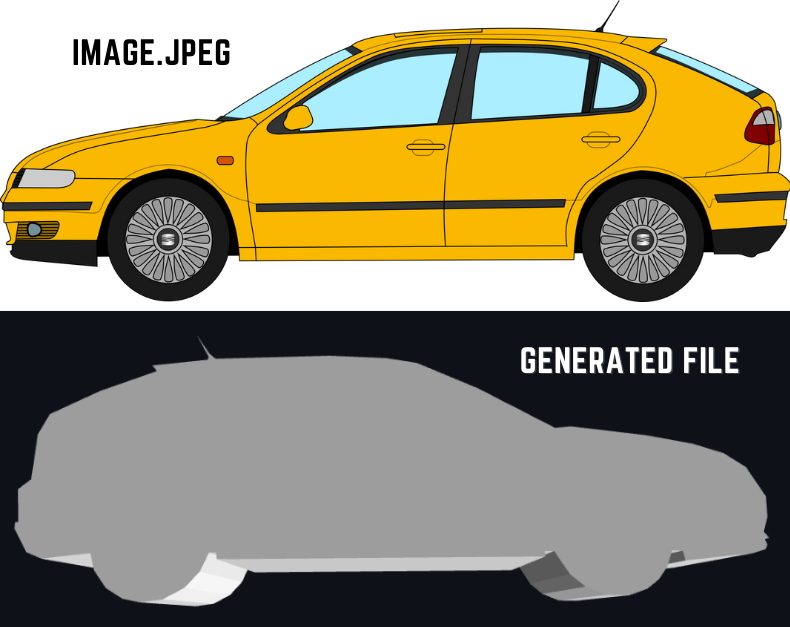
#> input picture MH_CAD/pages/images/example_mhcad_img.png, 790 x 627 px, given in place of test.jpg, which was not available
$ jupyter execute --allow-errors MecHub_CAD.ipynb   (text cells are left out)
#> lines starting #> are read from the running program, lines starting #| are printed output that depends on the picture; after the words box and inside, x2 and y2 are one past the last pixel; in counts of white or black regions, pixels touching at a corner belong together; pictures that were not available may be replaced by others from this repository, and a replacement may not be noted
[cell 1]
import math
import numpy as np
import pandas as pd
import matplotlib.pyplot as plt

import cadquery as cq
from cadquery import exporters

import pyvista as pv
import plotly.graph_objects as go

import os  # Required to check if the file exists
from os import listdir
from os.path import isfile, join

import cv2  #OpenCV

[cell 2]
def displayCAD(file_, title_):

  # Carregar arquivo CAD (pode ser .stl, .step, .vtk, etc.)
  filename = file_  # Altere o formato do arquivo
  mesh = pv.read(filename)

  # Obter vértices e faces da malha
  x, y, z = mesh.points.T
  faces = mesh.faces.reshape(-1, 4)[:, 1:]

  # Criar visualização interativa com Plotly
  fig = go.Figure(data=[go.Mesh3d(
      x=x, y=y, z=z,
      i=faces[:, 0], j=faces[:, 1], k=faces[:, 2],
      color='lightblue', opacity=0.5
  )])

  fig.update_layout(scene=dict(aspectmode='data'), title=title_)
  fig.show()

[cell 3]
# [64 lines left out: function process_coord_files, not called in this run]

[cell 4]
# * Processing "EXTRUDE GEOMETRY" Input:

def proc_EG_input(coordinates, extrusion_type, length, revolve_angle):

  revolve_axis = (0, 1, 0)  # * v1.0.0

  if isinstance(revolve_axis, tuple):
    revolve_axis = revolve_axis
  else:
    if revolve_axis.lower() == "x":
      revolve_axis = (1, 0, 0)
    elif revolve_axis.lower() == "y":
      revolve_axis = (0, 1, 0)
    elif revolve_axis.lower() == "z":
      revolve_axis = (0, 0, 1)
    else:
      revolve_axis = (0, 1, 0)

  if extrusion_type.lower() == "basic":
    extrusion_type = "basic"
  elif extrusion_type.lower() == "revolve":
    extrusion_type = "revolve"
  else:
    extrusion_type = "basic"

  if revolve_angle > 360:
    revolve_angle = 360
  elif revolve_angle < 0:
    revolve_angle = 0


  # Rounding a list of tuples
  ## Convert the list of tuples into a NumPy array
  coordinates = np.array(coordinates)
  ## Round all values in the array to 4 decimal places
  coordinates = np.round(coordinates, 4)
  ## Convert the rounded array back to a list of tuples directly using NumPy
  coordinates = list(map(tuple, coordinates))


  # Removing consecutive duplicate tuples
  ## Convert the list of tuples into a NumPy array
  coordinates_array = np.array(coordinates)
  ## Find the indices where consecutive rows are different
  unique_indices = np.any(coordinates_array[1:] != coordinates_array[:-1], axis=1)
  ## Include the first coordinate by prepending True
  unique_indices = np.insert(unique_indices, 0, True)
  ## Select only the unique rows
  unique_coordinates = coordinates_array[unique_indices]
  ## Convert back to a list of tuples if needed
  coordinates = list(map(tuple, unique_coordinates))

  return coordinates, extrusion_type, length, revolve_angle, revolve_axis


# * Function to check and reorder points to a consistent clockwise order

# [8 lines left out: function reorder_clockwise, not called in this run]

[cell 5]
# [46 lines left out: function offset_polygon, not called in this run]

[cell 6]
# [63 lines left out: functions plot_contour, plot_all_contours, not called in this run]


def plot_all_contours_closed(contours):
    plt.figure(figsize=(10, 10))

    colors = ['r', 'g', 'b', 'c', 'm', 'orange', 'k']  # Define a palette of colors

    for contour_id, contour in enumerate(contours):
      try:
        # Extract x and y coordinates separately
        x_coords = [point[0] for point in contour]
        y_coords = [point[1] for point in contour]

        # Add the first point to the end to close the contour
        x_coords.append(x_coords[0])
        y_coords.append(y_coords[0])

        # Choose a color for the contour
        color = colors[contour_id % len(colors)]

        # Plot the contour on the same graph
        plt.gca().invert_yaxis()
        plt.plot(x_coords, y_coords, color=color, marker='o', linestyle='-', label=f'Contour {contour_id}, Points={len(contour)}')
      except:
        pass

    # Adding labels, grid, and legend
    plt.title('All Contours')
    plt.xlabel('x')
    plt.ylabel('y')
    plt.grid(True)
    plt.axis('equal')
    plt.legend(loc='upper right')  # Add a legend to identify each contour

    # Show the plot
    plt.gca().invert_yaxis()
    plt.show()


def remove_contours(contour_coordinates, contours_to_remove):
    # Converte contours_to_remove para um conjunto para verificações mais rápidas
    indices_a_remover = set(contours_to_remove)

    # Substitui os índices a remover por None
    lista_resultante = [item if i not in indices_a_remover else None for i, item in enumerate(contour_coordinates)]
    return lista_resultante

[cell 7]
# [6 lines left out: function scale_contour, not called in this run]

[cell 8]
#** INPUT: **


# Coordinates:
## Points must be listed in sequential order, where each point connects to the previous one.
## For example, the second point connects to the first, and the third connects to the second.

## Example: coordinates = [(0, 0), (0, 4), (4, 4), (4, 0)]
## This creates a square with a height and width of 4 units

coordinates = [(0, 0), (0, 4), (4, 4), (4, 0)]

# If you prefer to upload a file instead of setting the coordinates manually -> True. Please check 'UPLOADING A COORDINATES FILE'.
## The points must be ordered
upload_coordinates = False  # Options: True or False | Default = False

# Extrusion type: choose between "basic" or "revolve" (default = "basic")
extrusion_type = "basic"

# Parameters for "basic extrusion":
length = 4  # Extrusion length (for basic extrusion)

# Parameters for "revolve extrusion" (revolve axis = "y"):
revolve_angle = 360  # Revolve angle in degrees (default = 360 ° for a full revolution)


#** OPTIONAL (SET True OR False): **


# EXTRUDED CUT:

## If you want to perform an Extruded Cut (Optional), change the option below to True
extruded_cut = False    # Options: True or False | Default = False

## Coordinates:
### Points must be listed in sequential order, where each point connects to the previous one.
### For example, the second point connects to the first, and the third connects to the second.

### Example: coordinates = [(1, 1), (1, 3), (3, 3), (3, 1)]
### This CUTS a square with a height and width of 2 units

coordinates_cut = [(1, 1), (1, 3), (3, 3), (3, 1)]  # XY-plane points defining the sketch geometry

## Parameters for "basic extrusion":
length_cut = 6  # Extrusion cut length

## Parameters for "revolve extrusion" (revolve axis = "y"):
revolve_angle_cut = 360  # Revolve angle in degrees (default = 360 ° for a full revolution)

###


# SET SCALE

## This option allows you to adjust the scale of the drawing contour that has been set.
set_scale = False    # Options: True or False | Default = False
scale = 2  # Define the scale

###


#****

[cell 9]
if upload_coordinates is True:
  df_uploaded_points, uploaded_points = process_coord_files()
  coordinates = uploaded_points

coordinates, extrusion_type, length, revolve_angle, revolve_axis = proc_EG_input(coordinates, extrusion_type, length, revolve_angle)
extrusion_type_cut = extrusion_type
coordinates_cut, extrusion_type_cut, length_cut, revolve_angle_cut, revolve_axis_cut = proc_EG_input(coordinates_cut, extrusion_type_cut, length_cut, revolve_angle_cut)

coordinates

[cell 10]
# [77 lines left out: function extruded_cut_geometry, not called in this run]

[cell 11]
def create_and_export_sketch(coordinates, set_scale, scale, filename='sketch_MHCAD.stl'):

    def attempt_sketch(coords, set_scale=False, scale=1):

        try:
            sketch = cq.Sketch()
            for i in range(len(coords) - 1):
                sketch = sketch.segment(coords[i], coords[i + 1])
            s_surface = sketch.close().assemble(tag="face")
            if set_scale is True:
              try:
                s_surface = s_surface.val().scale(scale)
              except:
                print("Error during scaling")
                pass
            exporters.export(s_surface, filename)
            if os.path.exists(filename):
                return s_surface
            return None
        except Exception as e:
            print(f"Error during sketch attempt: {e}")
            return None

    # Step 1: Remove the file if it already exists
    if os.path.exists(filename):
        try:
            os.remove(filename)
            print(f"Existing file '{filename}' removed.")
        except Exception as e:
            print(f"Error removing file '{filename}': {e}")
            return coordinates, None  # Return original coordinates if cleanup fails

    # Attempt 1: Use the original coordinates
    print("Attempting to create sketch with original coordinates...")
    s_surface = attempt_sketch(coordinates, set_scale, scale)
    if s_surface:
        print("File successfully created on the first attempt!")
        return coordinates, s_surface

    # Attempt 2: Reorder the coordinates clockwise
    try:
        print("Reordering coordinates clockwise and retrying...")
        coordinates_reordered = reorder_clockwise(coordinates)
        s_surface = attempt_sketch(coordinates_reordered, set_scale, scale)
        if s_surface:
            print("File successfully created after reordering!")
            return coordinates_reordered, s_surface
    except Exception as e:
        print(f"Reordering failed: {e}")

    # Attempt 3: Adjust coordinates by adding (0,0) and the last x-value point
    try:
        print("Adjusting coordinates by adding (0,0) and the last x-value...")
        coordinates.insert(0, (0, 0))
        coordinates.append((coordinates[-1][0], 0))  # Use x-value of the last point
        coordinates_reordered = reorder_clockwise(coordinates)
        s_surface = attempt_sketch(coordinates_reordered, set_scale, scale)
        if s_surface:
            print("File successfully created after adjusting points!")
            return coordinates_reordered, s_surface
    except Exception as e:
        print(f"Adjusting points failed: {e}")

    # If all attempts fail
    print("Error: Unable to create the sketch after all attempts.")
    return coordinates, None

#> (a cell that did not finish here is left out)

#> (a cell that did not finish here is left out)

#> (a cell that did not finish here is left out)

[cell 15]
# Extrude Contours From Images .jpg or .png

img_name = 'test.jpg'   # Upload a '.jpg' or '.png' image and insert its name here (higher image quality leads to better contour quality)

contours_to_remove = []  # Optional: Include the list of contours you'd like to remove from the CAD
# Example: contours_to_remove = [0, 2]

length_img = 5  # Extrusion length (for basic extrusion)

try_smoother = True  # Options: True or False | Default = True

[cell 16]
# [33 lines left out: function img_contour, not called in this run]

[cell 17]
def img_contour_smoother(img_name, contours_to_remove):

#> called with img_name = 'test.jpg'
  img_color = cv2.imread(img_name, cv2.IMREAD_COLOR)
#> img_color is the input picture: shape (627, 790, 3); mean B, G, R 112.6, 141.4, 149.1
  img_gray = cv2.imread(img_name, cv2.IMREAD_GRAYSCALE)
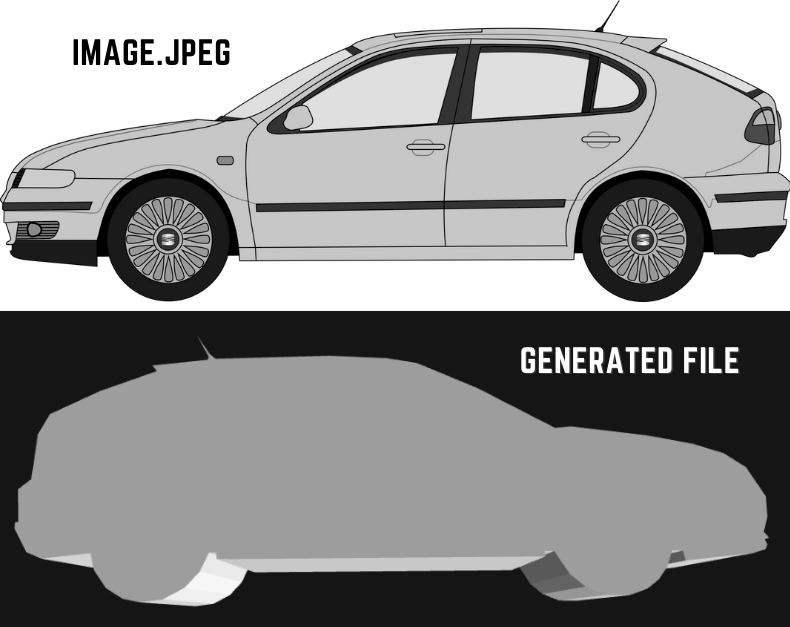
#> img_gray: shape (627, 790); min 0, max 255, mean 144.1

  corner_pixel = img_gray[0, 0]  # Coordenada (0, 0) para o canto superior esquerdo
#> corner_pixel = 255
  #print(f"Intensidade do pixel no canto superior esquerdo: {corner_pixel}")
  if corner_pixel > 50:
    img_gray = cv2.bitwise_not(img_gray)
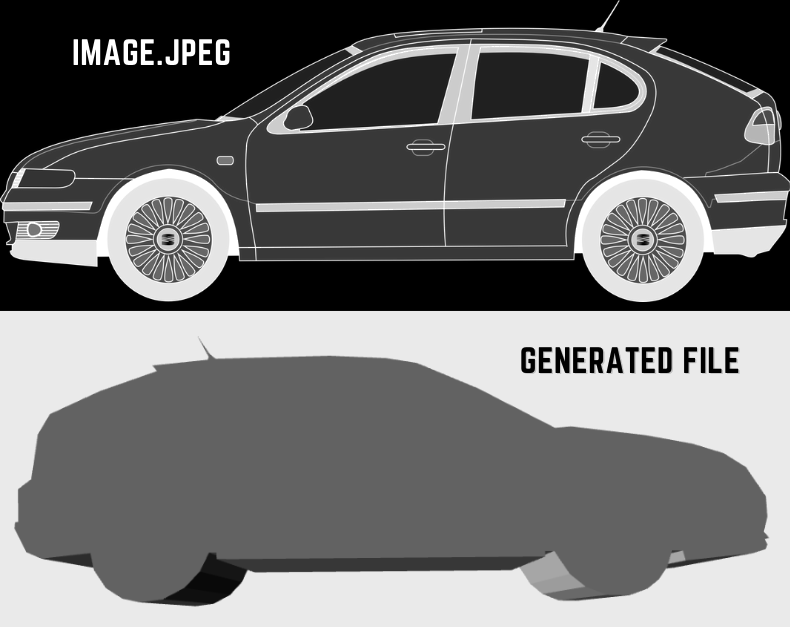
#> img_gray: shape (627, 790); min 0, max 255, mean 110.9


  # Converting the grayscale image to binary (black and white only image).
  _, threshold = cv2.threshold(img_gray, 110, 255, cv2.THRESH_BINARY)
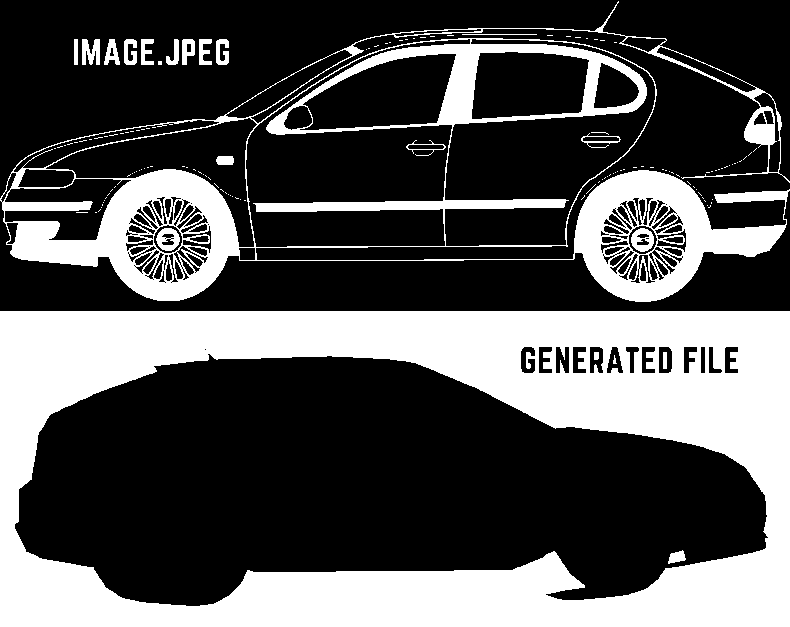
#> threshold: shape (627, 790); 32.6% white; 138 white regions (117 under 20 px)

  # Detecting external contours in the binary image.
  contours, _ = cv2.findContours(threshold, cv2.RETR_EXTERNAL, cv2.CHAIN_APPROX_SIMPLE)
#> contours = 75 contours, 64 with area under 20; largest, box (x1, y1, x2, y2) and area: (0, 311, 790, 627) 248535, (0, 1, 790, 302) 125454, (82, 39, 100, 65) 270, (182, 39, 195, 65) 226, (104, 39, 120, 65) 214


  # Lista para armazenar as coordenadas suavizadas
  contour_coordinates = []

  # Processar os contornos
  for i, contour in enumerate(contours):
      # Suavizar o contorno usando approxPolyDP
      peri = cv2.arcLength(contour, True)
      smoothed_contour = cv2.approxPolyDP(contour, 0.001 * peri, True)

      # Adicionar as coordenadas suavizadas à lista
      contour_points = []
      for point in smoothed_contour:
          x, y = point[0]  # Extrair as coordenadas x e y
          contour_points.append((int(x), int(y)))  # Armazenar como inteiros
      contour_coordinates.append(contour_points)
#> this loop made 75 passes
#> (peri, smoothed_contour) on passes 1, 3, 4, 5, 6, 7, 8, 9, 10, 11, 12, 13: (2208, [[0, 311], [0, 626], [789, 626], [789, 311]]), (0, [[707, 205]]), (2, [[711, 202], [711, 203]]), (2.83, [[704, 200], [705, 201]]), (0, [[712, 199]]), (2.83, [[702, 197], [703, 198]]), (10.49, [[584, 195], [584, 196], [581, 199], [584, 196]]), (8.49, [[698, 192], [701, 195]]), (0, [[696, 189]]), (2.83, [[693, 186], [694, 187]]), (25.46, [[595, 184], [586, 193]]), (8.49, [[687, 181], [690, 184]])
#> peri on passes 2, 18, 36, 49, 57, 58: 6.83, 7.66, 6.83, 8.83, 115.2, 101.9
#> after the loop, contour_coordinates = 75 items

  contour_coordinates_ = remove_contours(contour_coordinates, contours_to_remove) # Remove os contornos da lista
#> contour_coordinates_ = 75 items

  return contour_coordinates_

[cell 18]
contour_coordinates_ = img_contour(img_name, contours_to_remove) if try_smoother is False else img_contour_smoother(img_name, contours_to_remove)
#> contour_coordinates_ = 75 items

result = None
modelo_combinado = None

#> (the rest of this cell did not finish here and is left out)

[cell 19]
# Saving a .xlsx file

file_name = 'img_contour_coordinates'
excel_writer = pd.ExcelWriter(file_name+'.xlsx', engine='xlsxwriter')


img_coord_dict = {
    i: pd.DataFrame(coords, columns=['x', 'y'])
    for i, coords in enumerate(contour_coordinates_)
}
#> img_coord_dict = 75 items


for contour in range(len(contour_coordinates_)):

    try:
      img_coord_ = pd.DataFrame(img_coord_dict[contour])
      img_coord_.to_excel(excel_writer, sheet_name='Contour '+str(contour), index=False)
    except Exception as e:
      print(f"Error: Saving contour coordinates - {e}")
      pass
#> this loop made 75 passes
#> img_coord_ on passes 1 to 12: table of 4 rows and 2 columns, table of 6 rows and 2 columns, table of 1 rows and 2 columns, table of 2 rows and 2 columns, table of 2 rows and 2 columns, table of 1 rows and 2 columns, table of 2 rows and 2 columns, table of 4 rows and 2 columns, table of 2 rows and 2 columns, table of 1 rows and 2 columns, table of 2 rows and 2 columns, table of 2 rows and 2 columns

excel_writer.close()

[cell 20]
plot_all_contours_closed(contour_coordinates_)
#> the loop in plot_all_contours_closed, `for contour_id, contour in enumerate(contours):` made 75 passes
#> (contour, color) on passes 1, 4, 5, 7, 8, 9, 11: ([(0, 311), (0, 626), (789, 626), (789, 311)], 'r'), ([(711, 202), (711, 203)], 'c'), ([(704, 200), (705, 201)], 'm'), ([(702, 197), (703, 198)], 'k'), ([(584, 195), (584, 196), (581, 199), (584, 196)], 'r'), ([(698, 192), (701, 195)], 'g'), ([(693, 186), (694, 187)], 'c')
#> color on passes 2, 3, 6, 10, 15, 17: 'g', 'b', 'orange', 'b', 'r', 'b'
#> in plot_all_contours_closed, `plt.show()`:
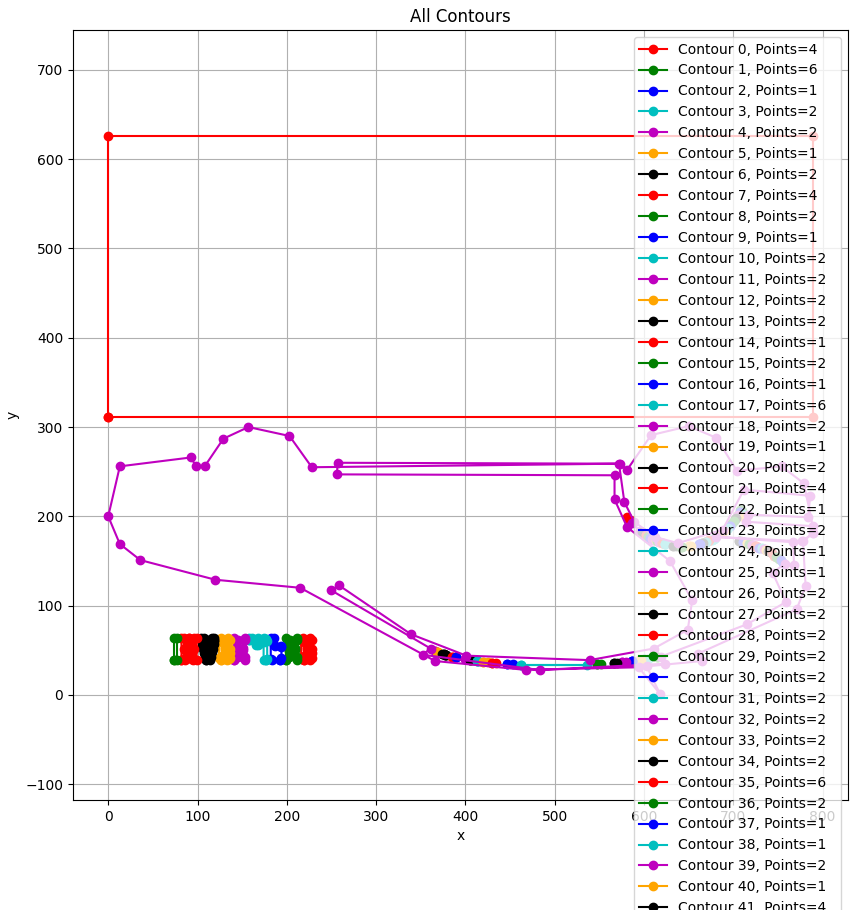
#> figure drawn by matplotlib, 1 panel

[cell 21]
displayCAD("/content/img_sketch_MHCAD.stl", "Sketch: img_sketch_MHCAD")
#> (the call stopped at in displayCAD, `mesh = pv.read(filename)`: pyvista is not available in this run)
displayCAD("/content/img_solid_MHCAD.stl", "Solid: img_solid_MHCAD")
#> (the call stopped at in displayCAD, `mesh = pv.read(filename)`: pyvista is not available in this run)
